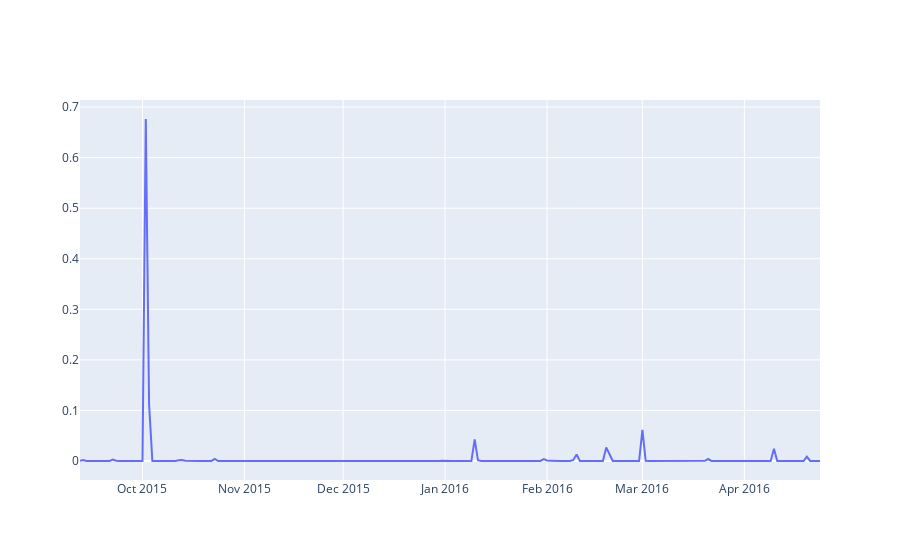

Notebook code cell kept with this figure:
### Code cell
fig1 = go.Figure()
trace2 = go.Scatter(x=predictions.index, y=predictions['pred'], name="prediction", mode="lines")
fig1.add_trace(trace2)

### Figure 1 — Plotly figure (JSON) as saved in the notebook; plotly's stock layout.template omitted (floating-point values rounded to 4 significant figures; data arrays with more than 128 entries replaced by an {"elided": "..."} marker saying what was removed)
{"data": [{"mode": "lines", "name": "prediction", "type": "scatter", "x": {"elided": "226 str values"}, "y": {"elided": "226 float values"}}], "layout": {"autosize": true, "xaxis": {"autorange": true, "range": ["2015-09-12", "2016-04-24"], "type": "date"}, "yaxis": {"autorange": true, "range": [-0.03758, 0.714], "type": "linear"}}}
